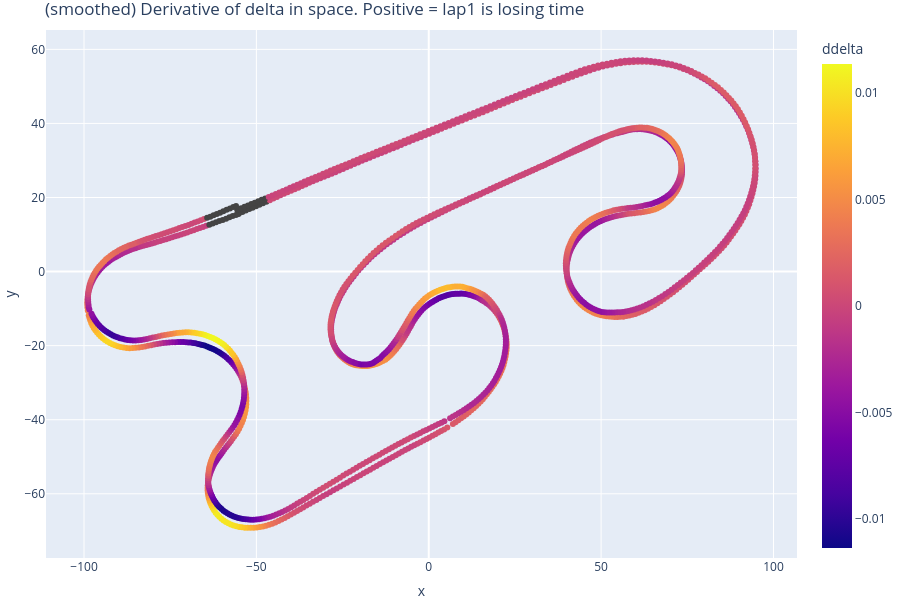

The cell this chart's notebook holds for it:
### Code cell
fig = px.scatter(
    data.assign(ddelta=lambda d: d["delta"].diff().rolling(20).mean().shift(-10)),
    x="x",
    y="y",
    color="ddelta",
    hover_data=["cum_dist", "lap1_speed", "lap2_speed"],
    title="(smoothed) Derivative of delta in space. Positive = lap1 is losing time",
).update_layout(height=500, margin=dict(l=0, r=0, t=30, b=0))
for trace in (
    px.scatter(
        data.assign(ddelta=lambda d: -d["delta"].diff().rolling(20).mean().shift(-10)),
        x="x2",
        y="y2",
        color="ddelta",
        hover_data=["cum_dist", "lap1_speed", "lap2_speed"],
        title="(smoothed) Derivative of delta in space. Positive = lap1 is losing time",
    )
    .update_layout(height=500, margin=dict(l=0, r=0, t=30, b=0))
    .data
):
    fig.add_trace(trace)
fig.update_layout(height=600)

### Figure 1 — Plotly figure (JSON) as saved in the notebook; plotly's stock layout.template omitted (floating-point values rounded to 4 significant figures; data arrays with more than 128 entries replaced by an {"elided": "..."} marker saying what was removed)
{"data": [{"customdata": {"elided": "854x3 float values"}, "hovertemplate": "x=%{x}<br>y=%{y}<br>cum_dist=%{customdata[0]}<br>lap1_speed=%{customdata[1]}<br>lap2_speed=%{customdata[2]}<br>ddelta=%{marker.color}<extra></extra>", "legendgroup": "", "marker": {"color": {"elided": "854 float values"}, "coloraxis": "coloraxis", "symbol": "circle"}, "mode": "markers", "name": "", "orientation": "v", "showlegend": false, "type": "scatter", "x": {"elided": "854 float values"}, "xaxis": "x", "y": {"elided": "854 float values"}, "yaxis": "y"}, {"customdata": {"elided": "854x3 float values"}, "hovertemplate": "x2=%{x}<br>y2=%{y}<br>cum_dist=%{customdata[0]}<br>lap1_speed=%{customdata[1]}<br>lap2_speed=%{customdata[2]}<br>ddelta=%{marker.color}<extra></extra>", "legendgroup": "", "marker": {"color": {"elided": "854 float values"}, "coloraxis": "coloraxis", "symbol": "circle"}, "mode": "markers", "name": "", "orientation": "v", "showlegend": false, "type": "scatter", "x": {"elided": "854 float values"}, "xaxis": "x", "y": {"elided": "854 float values"}, "yaxis": "y"}], "layout": {"coloraxis": {"colorbar": {"title": {"text": "ddelta"}}, "colorscale": [[0, "#0d0887"], [0.1111, "#46039f"], [0.2222, "#7201a8"], [0.3333, "#9c179e"], [0.4444, "#bd3786"], [0.5556, "#d8576b"], [0.6667, "#ed7953"], [0.7778, "#fb9f3a"], [0.8889, "#fdca26"], [1, "#f0f921"]]}, "height": 600, "legend": {"tracegroupgap": 0}, "margin": {"b": 0, "l": 0, "r": 0, "t": 30}, "title": {"text": "(smoothed) Derivative of delta in space. Positive = lap1 is losing time"}, "xaxis": {"anchor": "y", "domain": [0, 1], "title": {"text": "x"}}, "yaxis": {"anchor": "x", "domain": [0, 1], "title": {"text": "y"}}}}
